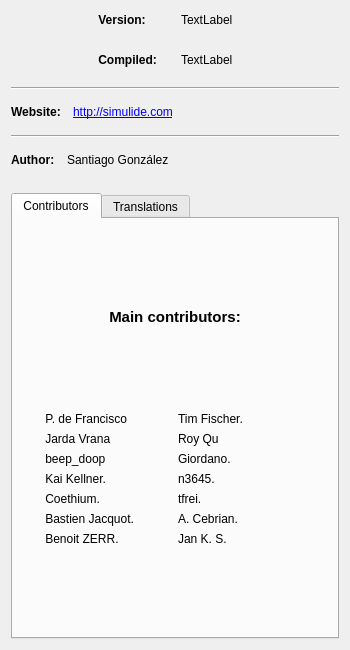
<?xml version="1.0" encoding="UTF-8"?>
<ui version="4.0">
 <class>AboutDialog</class>
 <widget class="QDialog" name="AboutDialog">
  <property name="geometry">
   <rect>
    <x>0</x>
    <y>0</y>
    <width>350</width>
    <height>650</height>
   </rect>
  </property>
  <property name="sizePolicy">
   <sizepolicy hsizetype="Preferred" vsizetype="Preferred">
    <horstretch>0</horstretch>
    <verstretch>0</verstretch>
   </sizepolicy>
  </property>
  <property name="minimumSize">
   <size>
    <width>250</width>
    <height>350</height>
   </size>
  </property>
  <property name="maximumSize">
   <size>
    <width>16777215</width>
    <height>800</height>
   </size>
  </property>
  <property name="windowTitle">
   <string>About SimulIDE</string>
  </property>
  <layout class="QVBoxLayout" name="verticalLayout">
   <item>
    <layout class="QHBoxLayout" name="horizontalLayout">
     <property name="spacing">
      <number>24</number>
     </property>
     <item>
      <widget class="QLabel" name="icon">
       <property name="sizePolicy">
        <sizepolicy hsizetype="Fixed" vsizetype="Fixed">
         <horstretch>0</horstretch>
         <verstretch>0</verstretch>
        </sizepolicy>
       </property>
       <property name="minimumSize">
        <size>
         <width>60</width>
         <height>60</height>
        </size>
       </property>
       <property name="maximumSize">
        <size>
         <width>60</width>
         <height>60</height>
        </size>
       </property>
       <property name="text">
        <string notr="true"/>
       </property>
       <property name="textFormat">
        <enum>Qt::PlainText</enum>
       </property>
       <property name="pixmap">
        <pixmap>../../icons/simulide.png</pixmap>
       </property>
       <property name="scaledContents">
        <bool>true</bool>
       </property>
      </widget>
     </item>
     <item>
      <layout class="QGridLayout" name="gridLayout">
       <item row="0" column="1">
        <widget class="QLabel" name="version">
         <property name="sizePolicy">
          <sizepolicy hsizetype="MinimumExpanding" vsizetype="Fixed">
           <horstretch>0</horstretch>
           <verstretch>0</verstretch>
          </sizepolicy>
         </property>
         <property name="text">
          <string notr="true">TextLabel</string>
         </property>
         <property name="textInteractionFlags">
          <set>Qt::NoTextInteraction</set>
         </property>
        </widget>
       </item>
       <item row="1" column="0">
        <widget class="QLabel" name="label_3">
         <property name="sizePolicy">
          <sizepolicy hsizetype="Preferred" vsizetype="Fixed">
           <horstretch>0</horstretch>
           <verstretch>0</verstretch>
          </sizepolicy>
         </property>
         <property name="font">
          <font>
           <weight>75</weight>
           <bold>true</bold>
          </font>
         </property>
         <property name="text">
          <string> Compiled:</string>
         </property>
         <property name="textInteractionFlags">
          <set>Qt::NoTextInteraction</set>
         </property>
        </widget>
       </item>
       <item row="1" column="1">
        <widget class="QLabel" name="compiled">
         <property name="sizePolicy">
          <sizepolicy hsizetype="MinimumExpanding" vsizetype="Fixed">
           <horstretch>0</horstretch>
           <verstretch>0</verstretch>
          </sizepolicy>
         </property>
         <property name="text">
          <string notr="true">TextLabel</string>
         </property>
         <property name="textInteractionFlags">
          <set>Qt::NoTextInteraction</set>
         </property>
        </widget>
       </item>
       <item row="0" column="0">
        <widget class="QLabel" name="label">
         <property name="sizePolicy">
          <sizepolicy hsizetype="Preferred" vsizetype="Fixed">
           <horstretch>0</horstretch>
           <verstretch>0</verstretch>
          </sizepolicy>
         </property>
         <property name="font">
          <font>
           <weight>75</weight>
           <bold>true</bold>
          </font>
         </property>
         <property name="text">
          <string> Version:</string>
         </property>
         <property name="textInteractionFlags">
          <set>Qt::NoTextInteraction</set>
         </property>
        </widget>
       </item>
      </layout>
     </item>
    </layout>
   </item>
   <item>
    <widget class="Line" name="line">
     <property name="minimumSize">
      <size>
       <width>0</width>
       <height>22</height>
      </size>
     </property>
     <property name="orientation">
      <enum>Qt::Horizontal</enum>
     </property>
    </widget>
   </item>
   <item>
    <layout class="QGridLayout" name="gridLayout_2">
     <property name="spacing">
      <number>12</number>
     </property>
     <item row="0" column="1">
      <widget class="QLabel" name="simLink">
       <property name="font">
        <font>
         <underline>true</underline>
        </font>
       </property>
       <property name="focusPolicy">
        <enum>Qt::NoFocus</enum>
       </property>
       <property name="text">
        <string notr="true">&lt;a href=&quot;http://simulide.com/&quot;&gt;http://simulide.com&lt;/a&gt;</string>
       </property>
       <property name="textFormat">
        <enum>Qt::RichText</enum>
       </property>
       <property name="openExternalLinks">
        <bool>true</bool>
       </property>
       <property name="textInteractionFlags">
        <set>Qt::LinksAccessibleByMouse</set>
       </property>
      </widget>
     </item>
     <item row="0" column="0">
      <widget class="QLabel" name="label_2">
       <property name="sizePolicy">
        <sizepolicy hsizetype="Fixed" vsizetype="Fixed">
         <horstretch>0</horstretch>
         <verstretch>0</verstretch>
        </sizepolicy>
       </property>
       <property name="font">
        <font>
         <weight>75</weight>
         <bold>true</bold>
        </font>
       </property>
       <property name="text">
        <string>Website:</string>
       </property>
       <property name="textFormat">
        <enum>Qt::PlainText</enum>
       </property>
       <property name="openExternalLinks">
        <bool>false</bool>
       </property>
       <property name="textInteractionFlags">
        <set>Qt::NoTextInteraction</set>
       </property>
      </widget>
     </item>
    </layout>
   </item>
   <item>
    <widget class="Line" name="line_2">
     <property name="minimumSize">
      <size>
       <width>0</width>
       <height>22</height>
      </size>
     </property>
     <property name="orientation">
      <enum>Qt::Horizontal</enum>
     </property>
    </widget>
   </item>
   <item>
    <layout class="QHBoxLayout" name="horizontalLayout_2">
     <property name="spacing">
      <number>12</number>
     </property>
     <item>
      <widget class="QLabel" name="label_4">
       <property name="sizePolicy">
        <sizepolicy hsizetype="Preferred" vsizetype="Fixed">
         <horstretch>0</horstretch>
         <verstretch>0</verstretch>
        </sizepolicy>
       </property>
       <property name="font">
        <font>
         <weight>75</weight>
         <bold>true</bold>
        </font>
       </property>
       <property name="text">
        <string>Author:</string>
       </property>
       <property name="textFormat">
        <enum>Qt::PlainText</enum>
       </property>
       <property name="openExternalLinks">
        <bool>false</bool>
       </property>
       <property name="textInteractionFlags">
        <set>Qt::NoTextInteraction</set>
       </property>
      </widget>
     </item>
     <item>
      <widget class="QLabel" name="label_13">
       <property name="sizePolicy">
        <sizepolicy hsizetype="Expanding" vsizetype="Fixed">
         <horstretch>0</horstretch>
         <verstretch>0</verstretch>
        </sizepolicy>
       </property>
       <property name="text">
        <string notr="true">Santiago González</string>
       </property>
      </widget>
     </item>
    </layout>
   </item>
   <item>
    <widget class="QLabel" name="label_12">
     <property name="sizePolicy">
      <sizepolicy hsizetype="Preferred" vsizetype="Fixed">
       <horstretch>0</horstretch>
       <verstretch>0</verstretch>
      </sizepolicy>
     </property>
     <property name="text">
      <string notr="true"/>
     </property>
    </widget>
   </item>
   <item>
    <widget class="QTabWidget" name="tabWidget">
     <property name="styleSheet">
      <string notr="true"/>
     </property>
     <property name="currentIndex">
      <number>0</number>
     </property>
     <widget class="QWidget" name="tab">
      <property name="font">
       <font>
        <weight>50</weight>
        <bold>false</bold>
       </font>
      </property>
      <attribute name="title">
       <string>Contributors</string>
      </attribute>
      <layout class="QVBoxLayout" name="verticalLayout_2">
       <item>
        <widget class="QLabel" name="label_6">
         <property name="sizePolicy">
          <sizepolicy hsizetype="Preferred" vsizetype="Fixed">
           <horstretch>0</horstretch>
           <verstretch>0</verstretch>
          </sizepolicy>
         </property>
         <property name="minimumSize">
          <size>
           <width>0</width>
           <height>0</height>
          </size>
         </property>
         <property name="font">
          <font>
           <pointsize>11</pointsize>
           <weight>75</weight>
           <bold>true</bold>
          </font>
         </property>
         <property name="text">
          <string>Main contributors:</string>
         </property>
         <property name="alignment">
          <set>Qt::AlignCenter</set>
         </property>
        </widget>
       </item>
       <item>
        <layout class="QGridLayout" name="gridLayout_5">
         <item row="6" column="0">
          <widget class="QLabel" name="label_48">
           <property name="sizePolicy">
            <sizepolicy hsizetype="Preferred" vsizetype="Fixed">
             <horstretch>0</horstretch>
             <verstretch>0</verstretch>
            </sizepolicy>
           </property>
           <property name="text">
            <string notr="true">       Bastien Jacquot.</string>
           </property>
          </widget>
         </item>
         <item row="4" column="1">
          <widget class="QLabel" name="label_46">
           <property name="sizePolicy">
            <sizepolicy hsizetype="Preferred" vsizetype="Fixed">
             <horstretch>0</horstretch>
             <verstretch>0</verstretch>
            </sizepolicy>
           </property>
           <property name="text">
            <string notr="true">n3645.</string>
           </property>
          </widget>
         </item>
         <item row="5" column="0">
          <widget class="QLabel" name="label_31">
           <property name="sizePolicy">
            <sizepolicy hsizetype="Preferred" vsizetype="Fixed">
             <horstretch>0</horstretch>
             <verstretch>0</verstretch>
            </sizepolicy>
           </property>
           <property name="text">
            <string notr="true">       Coethium.</string>
           </property>
          </widget>
         </item>
         <item row="5" column="1">
          <widget class="QLabel" name="label_45">
           <property name="sizePolicy">
            <sizepolicy hsizetype="Preferred" vsizetype="Fixed">
             <horstretch>0</horstretch>
             <verstretch>0</verstretch>
            </sizepolicy>
           </property>
           <property name="text">
            <string notr="true">tfrei.</string>
           </property>
          </widget>
         </item>
         <item row="2" column="1">
          <widget class="QLabel" name="label_30">
           <property name="sizePolicy">
            <sizepolicy hsizetype="Preferred" vsizetype="Fixed">
             <horstretch>0</horstretch>
             <verstretch>0</verstretch>
            </sizepolicy>
           </property>
           <property name="text">
            <string notr="true">Roy Qu</string>
           </property>
          </widget>
         </item>
         <item row="7" column="1">
          <widget class="QLabel" name="label_16">
           <property name="sizePolicy">
            <sizepolicy hsizetype="Preferred" vsizetype="Fixed">
             <horstretch>0</horstretch>
             <verstretch>0</verstretch>
            </sizepolicy>
           </property>
           <property name="text">
            <string notr="true">Jan K. S.</string>
           </property>
          </widget>
         </item>
         <item row="3" column="1">
          <widget class="QLabel" name="label_20">
           <property name="sizePolicy">
            <sizepolicy hsizetype="Preferred" vsizetype="Fixed">
             <horstretch>0</horstretch>
             <verstretch>0</verstretch>
            </sizepolicy>
           </property>
           <property name="text">
            <string notr="true">Giordano.</string>
           </property>
          </widget>
         </item>
         <item row="4" column="0">
          <widget class="QLabel" name="label_47">
           <property name="sizePolicy">
            <sizepolicy hsizetype="Preferred" vsizetype="Fixed">
             <horstretch>0</horstretch>
             <verstretch>0</verstretch>
            </sizepolicy>
           </property>
           <property name="text">
            <string notr="true">       Kai Kellner.</string>
           </property>
          </widget>
         </item>
         <item row="7" column="0">
          <widget class="QLabel" name="label_14">
           <property name="sizePolicy">
            <sizepolicy hsizetype="Preferred" vsizetype="Fixed">
             <horstretch>0</horstretch>
             <verstretch>0</verstretch>
            </sizepolicy>
           </property>
           <property name="text">
            <string notr="true">       Benoit ZERR.</string>
           </property>
          </widget>
         </item>
         <item row="3" column="0">
          <widget class="QLabel" name="label_17">
           <property name="sizePolicy">
            <sizepolicy hsizetype="Preferred" vsizetype="Fixed">
             <horstretch>0</horstretch>
             <verstretch>0</verstretch>
            </sizepolicy>
           </property>
           <property name="text">
            <string notr="true">       beep_doop </string>
           </property>
          </widget>
         </item>
         <item row="6" column="1">
          <widget class="QLabel" name="label_8">
           <property name="sizePolicy">
            <sizepolicy hsizetype="Preferred" vsizetype="Fixed">
             <horstretch>0</horstretch>
             <verstretch>0</verstretch>
            </sizepolicy>
           </property>
           <property name="text">
            <string notr="true">A. Cebrian.</string>
           </property>
          </widget>
         </item>
         <item row="2" column="0">
          <widget class="QLabel" name="label_32">
           <property name="sizePolicy">
            <sizepolicy hsizetype="Preferred" vsizetype="Fixed">
             <horstretch>0</horstretch>
             <verstretch>0</verstretch>
            </sizepolicy>
           </property>
           <property name="text">
            <string notr="true">       Jarda Vrana</string>
           </property>
          </widget>
         </item>
         <item row="1" column="1">
          <widget class="QLabel" name="label_18">
           <property name="sizePolicy">
            <sizepolicy hsizetype="Preferred" vsizetype="Fixed">
             <horstretch>0</horstretch>
             <verstretch>0</verstretch>
            </sizepolicy>
           </property>
           <property name="text">
            <string notr="true">Tim Fischer.</string>
           </property>
          </widget>
         </item>
         <item row="1" column="0">
          <widget class="QLabel" name="label_26">
           <property name="sizePolicy">
            <sizepolicy hsizetype="Preferred" vsizetype="Fixed">
             <horstretch>0</horstretch>
             <verstretch>0</verstretch>
            </sizepolicy>
           </property>
           <property name="text">
            <string notr="true">       P. de Francisco</string>
           </property>
          </widget>
         </item>
        </layout>
       </item>
      </layout>
     </widget>
     <widget class="QWidget" name="tab_2">
      <attribute name="title">
       <string>Translations</string>
      </attribute>
      <layout class="QVBoxLayout" name="verticalLayout_3">
       <item>
        <layout class="QGridLayout" name="gridLayout_4">
         <item row="3" column="1">
          <widget class="QLabel" name="label_34">
           <property name="sizePolicy">
            <sizepolicy hsizetype="Expanding" vsizetype="Fixed">
             <horstretch>0</horstretch>
             <verstretch>0</verstretch>
            </sizepolicy>
           </property>
           <property name="text">
            <string notr="true">Sergio NA.</string>
           </property>
          </widget>
         </item>
         <item row="0" column="0">
          <widget class="QLabel" name="label_33">
           <property name="sizePolicy">
            <sizepolicy hsizetype="Preferred" vsizetype="Fixed">
             <horstretch>0</horstretch>
             <verstretch>0</verstretch>
            </sizepolicy>
           </property>
           <property name="text">
            <string>Czech:       </string>
           </property>
           <property name="alignment">
            <set>Qt::AlignRight|Qt::AlignTrailing|Qt::AlignVCenter</set>
           </property>
          </widget>
         </item>
         <item row="1" column="0">
          <widget class="QLabel" name="label_29">
           <property name="sizePolicy">
            <sizepolicy hsizetype="Preferred" vsizetype="Fixed">
             <horstretch>0</horstretch>
             <verstretch>0</verstretch>
            </sizepolicy>
           </property>
           <property name="text">
            <string>German:       </string>
           </property>
           <property name="alignment">
            <set>Qt::AlignRight|Qt::AlignTrailing|Qt::AlignVCenter</set>
           </property>
          </widget>
         </item>
         <item row="1" column="1">
          <widget class="QLabel" name="label_25">
           <property name="sizePolicy">
            <sizepolicy hsizetype="Expanding" vsizetype="Fixed">
             <horstretch>0</horstretch>
             <verstretch>0</verstretch>
            </sizepolicy>
           </property>
           <property name="text">
            <string notr="true">Tim Fischer.</string>
           </property>
          </widget>
         </item>
         <item row="2" column="0">
          <widget class="QLabel" name="label_15">
           <property name="sizePolicy">
            <sizepolicy hsizetype="Preferred" vsizetype="Fixed">
             <horstretch>0</horstretch>
             <verstretch>0</verstretch>
            </sizepolicy>
           </property>
           <property name="text">
            <string>Spanish:       </string>
           </property>
           <property name="alignment">
            <set>Qt::AlignRight|Qt::AlignTrailing|Qt::AlignVCenter</set>
           </property>
          </widget>
         </item>
         <item row="0" column="1">
          <widget class="QLabel" name="label_28">
           <property name="sizePolicy">
            <sizepolicy hsizetype="Expanding" vsizetype="Fixed">
             <horstretch>0</horstretch>
             <verstretch>0</verstretch>
            </sizepolicy>
           </property>
           <property name="text">
            <string notr="true">Jarda Vrana</string>
           </property>
          </widget>
         </item>
         <item row="2" column="1">
          <widget class="QLabel" name="label_19">
           <property name="sizePolicy">
            <sizepolicy hsizetype="Expanding" vsizetype="Fixed">
             <horstretch>0</horstretch>
             <verstretch>0</verstretch>
            </sizepolicy>
           </property>
           <property name="text">
            <string notr="true">Santiago Gonzalez.</string>
           </property>
          </widget>
         </item>
         <item row="4" column="1">
          <widget class="QLabel" name="label_50">
           <property name="sizePolicy">
            <sizepolicy hsizetype="Expanding" vsizetype="Fixed">
             <horstretch>0</horstretch>
             <verstretch>0</verstretch>
            </sizepolicy>
           </property>
           <property name="text">
            <string notr="true">Yu-Ti Kuo(@eastWillow)</string>
           </property>
          </widget>
         </item>
         <item row="4" column="0">
          <widget class="QLabel" name="label_49">
           <property name="sizePolicy">
            <sizepolicy hsizetype="Preferred" vsizetype="Fixed">
             <horstretch>0</horstretch>
             <verstretch>0</verstretch>
            </sizepolicy>
           </property>
           <property name="text">
            <string>T_Chinese:       </string>
           </property>
           <property name="alignment">
            <set>Qt::AlignRight|Qt::AlignTrailing|Qt::AlignVCenter</set>
           </property>
          </widget>
         </item>
         <item row="3" column="0">
          <widget class="QLabel" name="label_35">
           <property name="sizePolicy">
            <sizepolicy hsizetype="Preferred" vsizetype="Fixed">
             <horstretch>0</horstretch>
             <verstretch>0</verstretch>
            </sizepolicy>
           </property>
           <property name="text">
            <string>Pt. Brasil:       </string>
           </property>
           <property name="alignment">
            <set>Qt::AlignRight|Qt::AlignTrailing|Qt::AlignVCenter</set>
           </property>
          </widget>
         </item>
        </layout>
       </item>
      </layout>
     </widget>
    </widget>
   </item>
  </layout>
 </widget>
 <resources/>
 <connections/>
</ui>
